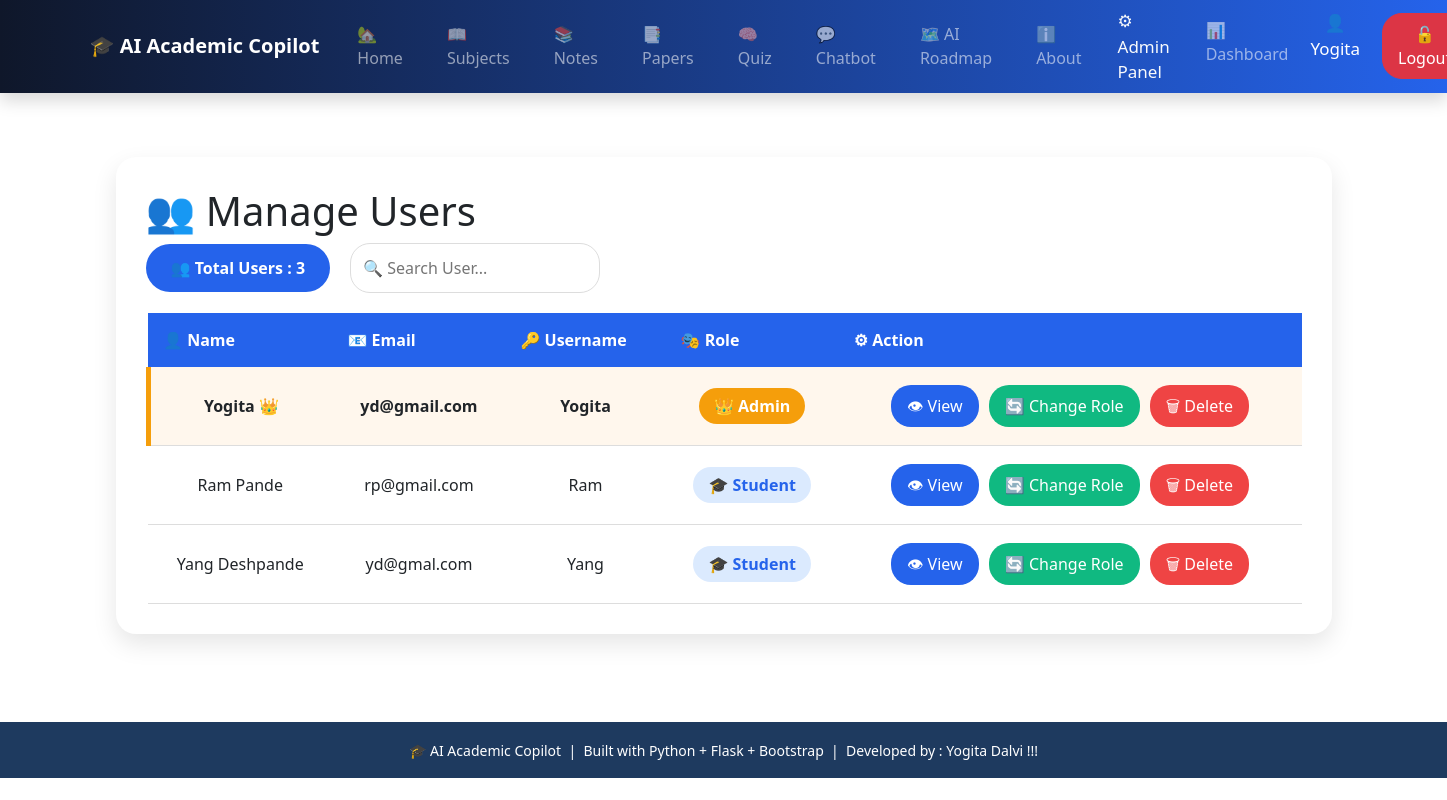
Page /manage_users (signed in) on the committed database.
### tables this page shows
CREATE TABLE users (
    id INTEGER PRIMARY KEY AUTOINCREMENT,
    fullname TEXT,
    email TEXT,
    username TEXT UNIQUE,
    password TEXT,
    role TEXT DEFAULT 'student'
);

### app.py (the view)
@app.route("/manage_users")
def manage_users():
    if session.get("role") != "admin":
        return redirect("/")
    conn = sqlite3.connect("database.db")
    cur = conn.cursor()
    cur.execute("""
        SELECT id, fullname, email, username, role
        FROM users
    """)
    users = cur.fetchall()
    conn.close()
    return render_template(
        "manage_users.html",
        users=users
    )

### templates/manage_users.html (shortened to what this page needs)
{% extends "base.html" %}
{% block content %}
<div class="user-container">
<div class="user-card">
<h1>👥 Manage Users</h1>
<div style="display:flex;gap:20px;align-items:center;">
<div class="user-count">
👥 Total Users : {{ users|length }}
</div>
<input
type="text"
id="searchUser"
placeholder="🔍 Search User..."
onkeyup="searchUser()"
style="
padding:12px;
border-radius:20px;
border:1px solid #ddd;
width:250px;
">
</div>
<table>
<tr>
<th>👤 Name</th>
<th>📧 Email</th>
<th>🔑 Username</th>
<th>🎭 Role</th>
<th>⚙ Action</th>
</tr>
{% for user in users %}
<tr class="{% if user[4]=='admin' %}admin-row{% endif %}">
<td>
{{ user[1] }}
{% if user[4]=='admin' %}
👑
{% endif %}
</td>
<td>
{{ user[2] }}
</td>
<td>
{{ user[3] }}
</td>
<td>
{% if user[4]=='admin' %}
<span class="admin-badge">
👑 Admin
</span>
{% else %}
<span class="student-badge">
🎓 Student
</span>
{% endif %}
</td>
<td>
<a href="/user_details/{{ user[0] }}"
class="btn view">
👁 View
</a>
<a href="/change_role/{{ user[0] }}"
class="btn role">
🔄 Change Role
</a>
<a href="/delete_user/{{ user[0] }}"
class="btn delete"
onclick="return confirm('Delete User?')">
🗑 Delete
</a>
</td>
</tr>
{% endfor %}
</table>
</div>
</div>
{% endblock %}

### static/css/chatbot.css (style rules this page uses)
* { margin:0; padding:0; box-sizing:border-box; font-family:"Segoe UI",sans-serif; }

### templates/manage_users.html (style rules this page uses)
.user-container { padding:40px; }
.user-card { background:white; padding:30px; border-radius:20px; box-shadow:0 10px 25px rgba(0,0,0,.1); }
table { width:100%; border-collapse:collapse; margin-top:20px; }
th { background:#2563eb; color:white; padding:15px; }
td { padding:15px; text-align:center; border-bottom:1px solid #ddd; }
.admin-row { background:#fff7ed; font-weight:600; }
.admin-row td:first-child { border-left:5px solid #f59e0b; }
.admin-badge { background:#f59e0b; color:white; padding:7px 15px; border-radius:20px; font-weight:bold; }
.student-badge { background:#dbeafe; color:#2563eb; padding:7px 15px; border-radius:20px; font-weight:bold; }
.btn { padding:8px 15px; border-radius:20px; text-decoration:none; color:white; margin:3px; }
.view { background:#2563eb; }
.role { background:#10b981; }
.delete { background:#ef4444; }
.user-count { background:#2563eb; color:white; padding:12px 25px; border-radius:25px; font-weight:bold; }

### rows in the picture
users: fullname "Yogita", email "yd@gmail.com", username "Yogita", role "👑 Admin"
users: fullname "Ram Pande", email "rp@gmail.com", username "Ram", role "🎓 Student"
users: fullname "Yang Deshpande", email "yd@gmal.com", username "Yang", role "🎓 Student"

### other values in the picture
{{ session.get('username') }} "Yogita"
{{ users|length }} "3"
